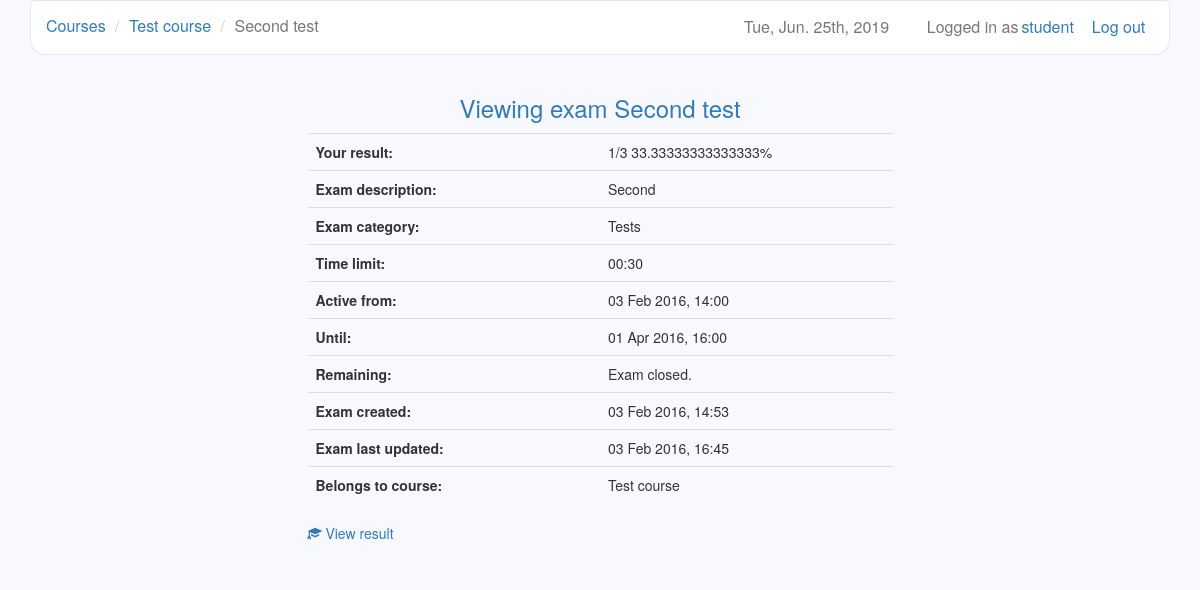
The page /courses/6/exams/5/s (signed in) on the database its author committed.
### users/models.py (models this page shows)
class User(AbstractUser):
    is_teacher = models.BooleanField(default=False)

### courses/models.py (models this page shows, shortened)
class Course(models.Model):
    owner = models.ForeignKey(settings.AUTH_USER_MODEL, related_name='owner')
    name = models.CharField(max_length=30)
    description = models.TextField(blank=True)
    created = models.DateTimeField(auto_now_add=True)
    updated = models.DateTimeField(auto_now=True)
    participants = models.ManyToManyField(settings.AUTH_USER_MODEL, blank=True,
        through='Participation')

### exams/models.py (models this page shows, shortened)
class Exam(models.Model):
    name = models.CharField(max_length=30)
    description = models.TextField(blank=True)
    created = models.DateTimeField(auto_now_add=True)
    updated = models.DateTimeField(auto_now=True)
    password = models.CharField(max_length=10, blank=True)
    time_limit = models.TimeField()
    active_from = models.DateTimeField()
    active_to = models.DateTimeField()
    course = models.ForeignKey(Course)
    category = models.CharField(max_length=30)
    question_count = models.IntegerField()
    questions = models.ManyToManyField(Question, blank=True,
        through='ExamQuestion')
    @property
    def active(self):
        return (timezone.now() >= self.active_from and
            timezone.now() < self.active_to)

### exams/views.py (the view)
# urls.py: url(r'^(?P<exam_id>\d+)/s$', views.view_exam, name='view_exam'),
@user_passes_test(student_check)
def view_exam(request, course_id, exam_id):
    if (Participation.objects.filter(user=request.user, course=course_id)
        .exists()):
        course = Course.objects.get(id=course_id)
        exam = Exam.objects.get(id=exam_id)
        exam_questions = ExamQuestion.objects.filter(exam=exam)
        try:
            score = (Score.objects.get(user=request.user, exam=exam)
                .score)
            result = format_score(score, exam_questions.count())
        except ObjectDoesNotExist:
            result = "Exam not yet taken."
        return render(request, 'view_exam.html', {'course': course,
            'exam': exam, 'exam_questions': exam_questions, 'result': result})
    return redirect('/courses/s')

### courses/views.py (called while the page is built)
def student_check(user):
    if user.is_anonymous():
        return False
    return not user.is_teacher

def format_score(score, count):
    percentage = str(float(score) / float(count) * 100) + '%'
    return str(score) + '/' + str(count) + ' ' + percentage

### exams/templates/view_exam.html (shortened to what this page needs)
{% extends 'base.html' %}
{% block navigation %}
  <li><a href="{% url 'student_courses' %}">Courses</a></li>
  <li><a href="{% url 'view_course' course.id %}">{{ course.name }}</a></li>
  <li class="active">{{ exam.name }}</li>
{% endblock %}
{% block header %}Viewing exam {{ exam.name }}{% endblock %}
{% block dashboard %}
  <table class="table table-hover">
    <tr>
      <th>Your result:</th>
      <td>{{ result }}</td>
    </tr>
    <tr>
      <th>Exam description:</th>
      <td>{{ exam.description }}</td>
    </tr>
    <tr>
      <th>Exam category:</th>
      <td>{{ exam.category }}</td>
    </tr>
    <tr>
      <th>Time limit:</th>
      <td>{{ exam.time_limit }}</td>
    </tr>
    <tr>
      <th>Active from:</th>
      <td>{{ exam.active_from|date }}</td>
    </tr>
    <tr>
      <th>Until:</th>
      <td>{{ exam.active_to|date }}</td>
    </tr>
    <tr>
      <th>Remaining:</th>
      {% if not exam.active %}
        <td>Exam closed.</td>
      {% else %}
        <td>{{ exam.active_to|timeuntil }}</td>
      {% endif %}
    </tr>
    <tr>
      <th>Exam created:</th>
      <td>{{ exam.created|date }}</td>
    </tr>
    <tr>
      <th>Exam last updated:</th>
      <td>{{ exam.updated|date }}</td>
    </tr>
    <tr>
      <th>Belongs to course:</th>
      <td>{{ course.name }}</td>
    </tr>
  </table>
  {% if 'Exam' in result and exam.active and exam.password %}
    <a href="{% url 'input_password' course.id exam.id %}">
      <span class="glyphicon glyphicon-pencil"></span>
      Take exam
    </a>
  {% elif 'Exam' in result and exam.active %}
    <a href="{% url 'take_exam' course.id exam.id %}">
      <span class="glyphicon glyphicon-pencil"></span>
      Take exam
    </a>
  {% else %}
    <a href="{% url 'view_result' course.id exam.id %}">
      <span class="glyphicon glyphicon-education"></span>
      View result
    </a>
  {% endif %}
{% endblock %}

### django-lms/templates/base.html (shortened to what this page needs)
{% load staticfiles %}
<!DOCTYPE html>
<html>
  <head>
    <link href="/static/libs/bootstrap/css/bootstrap.min.css" rel="stylesheet">
    <link href="/static/libs/datetimepicker/jquery.datetimepicker.css"
      rel="stylesheet">
    <link href="/static/base.css" rel="stylesheet">
    <link rel="stylesheet" type="text/css" href="/static/libs/markitup/skins/simple/style.css">
    <link rel="stylesheet" type="text/css" href="/static/libs/markitup/sets/default/style.css">
  </head>
  <body>
    <div class="container">
      <nav class="navbar navbar-default" role="navigation">
        {% if user.is_active %}
          <a class="btn navbar-btn navbar-right" id="logout"
            href="{% url 'logout' %}">
            Log out
          </a>
          <a href="{% url 'profile' %}" class="navbar-text navbar-right" id="user">
              {{ user.username }}
          </a>
          <span class="navbar-text navbar-right">Logged in as</span>
        {% else %}
          <a class="navbar-brand" href="/">Django-LMS</a>
        {% endif %}
        <span class="navbar-text navbar-right" id="date">
          {% now "D, M. jS, Y" %}
        </span>
        <ul class="breadcrumb">
          {% block navigation %}{% endblock %}
        </ul>
      </nav>
      <div class="row">
        <h3 class="text-primary text-center">
          {% block header %}{% endblock %}
        </h3>
        <div class="list-group center">
          {% block dashboard %}{% endblock %}
        </div>
      </div>
    </div>
  </body>
</html>

### django-lms/static/base.css (style rules this page uses)
body { background-color: #F8F8FF; }
#date, #logout { margin-right: 1%; padding-right: 1%; font-size: 16px; }
#user { margin-right: 5px; margin-left: 3px; color: #337ab7; }
table { table-layout:fixed; width: 70%; border-collapse: collapse; }
td { word-wrap:break-word; }
.center { width: 50%; margin-top: 1%; margin-left: auto; margin-right: auto; }
.navbar { border-bottom-right-radius: 15px; border-bottom-left-radius: 15px; }
.navbar-default { background-color: white; }
.navbar-text { font-size: 16px; }
.breadcrumb { background-color: transparent; margin-top: 0.5%; margin-bottom: -1%; font-size: 16px; }

### rows shown on the page
User: username "student"
Course: name "Test course"
Exam: name "Second test", description "Second", category "Tests", time_limit "00:30", active_from "03 Feb 2016, 14:00", active_to "01 Apr 2016, 16:00", created "03 Feb 2016, 14:53", updated "03 Feb 2016, 16:45"

### other values the page prints
{{ result }} "1/3 33.33333333333333%"
